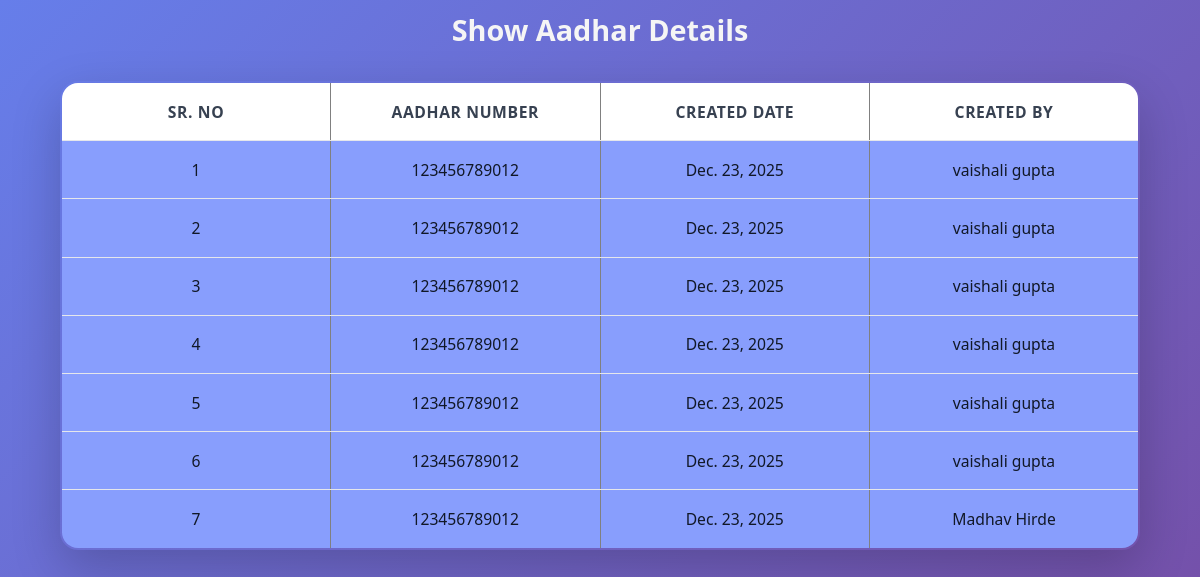
The app's page /show_aadhar/, older data.
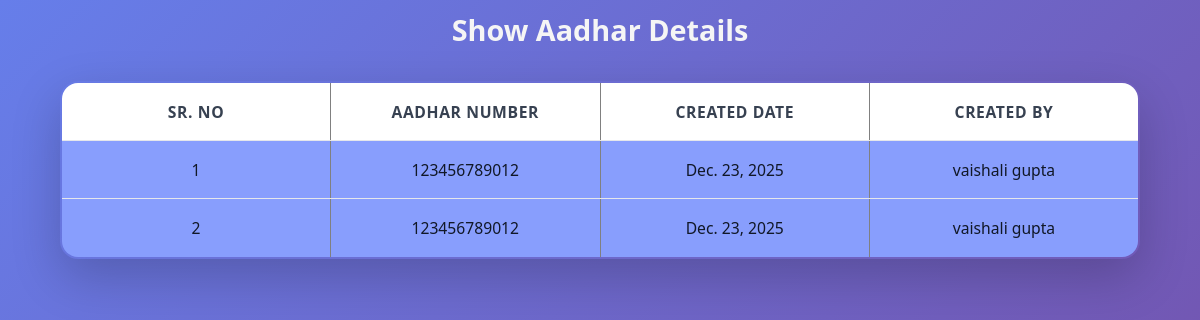
The same page, newer data.
### app/models.py (models this page shows, shortened)
class Aadhar(models.Model):
    Aadhar_no = models.IntegerField()
    Created_date=models.DateField(auto_now=True) # use auto_now = true means bo current date ko pick krega
    Created_by=models.CharField(max_length=40)

### app/views.py (the view)
# urls.py: path('show_aadhar/',show_aadhar, name='show_aadhar'),
def show_aadhar(req):
    aadharData=Aadhar.objects.all().order_by()
    return render(req,'show_aadhar.html',{'aadharData':aadharData})

### app/templates/show_aadhar.html (shortened to what this page needs)
{% load static %}
<!DOCTYPE html>
<html lang="en">
<head>
    <link rel="stylesheet" href="{% static 'css/show_aadhar.css'%}">
</head>
<body>
    <center><p style="font-size: 1.8rem; font-weight: 600; color: whitesmoke; margin-top: 10px;">Show Aadhar Details</p></center>
    <table  class="aadhar-table" border="2px solid black">
        <tr>
            <th>Sr. No</th>
            <th>Aadhar Number</th>
            <th>Created Date</th>
            <th>Created by</th>
        </tr>
        {% for i in aadharData %}
        <tr>
            <td>{{forloop.counter}}</td>
            <td>{{i.Aadhar_no}}</td>
            <td>{{i.Created_date}}</td>
            <td>{{i.Created_by}}</td>
        </tr>
        {% endfor %}
    </table>
</body>
</html>

### app/static/css/show_aadhar.css (style rules this page uses)
* { margin: 0; padding: 0; box-sizing: border-box; }
body { font-family: 'Segoe UI', Tahoma, Geneva, Verdana, sans-serif; background: linear-gradient(135deg, #667eea 0%, #764ba2 100%); min-height: 100vh; color: #333; overflow-x: hidden; }
.aadhar-table { width: 90%; margin: 2rem auto; border-collapse: collapse; backdrop-filter: blur(16px); border-radius: 18px; overflow: hidden; box-shadow: 0 18px 50px rgba(0,0,0,0.2); font-size: 0.98rem; table-layout: fixed; }
.aadhar-table th, .aadhar-table td { padding: 1.1rem 1rem; text-align: center; border-bottom: 1px solid #e5e7eb; word-wrap: break-word; color: #111827; background-color: #889efd; }
.aadhar-table th { background: white; color: #374151; font-weight: 600; text-transform: uppercase; letter-spacing: 0.04em; }

Row changes from the older to the newer data that the page shows:
removed Aadhar: Aadhar_no "123456789012", Created_date "Dec. 23, 2025", Created_by "vaishali gupta"
removed Aadhar: Aadhar_no "123456789012", Created_date "Dec. 23, 2025", Created_by "vaishali gupta"
removed Aadhar: Aadhar_no "123456789012", Created_date "Dec. 23, 2025", Created_by "vaishali gupta"
removed Aadhar: Aadhar_no "123456789012", Created_date "Dec. 23, 2025", Created_by "vaishali gupta"
removed Aadhar: Aadhar_no "123456789012", Created_date "Dec. 23, 2025", Created_by "Madhav Hirde"
